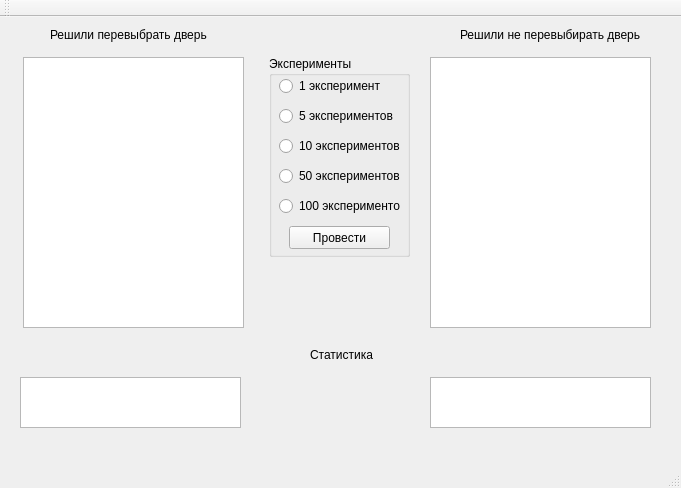
<?xml version="1.0" encoding="UTF-8"?>
<ui version="4.0">
 <class>MainWindow</class>
 <widget class="QMainWindow" name="MainWindow">
  <property name="geometry">
   <rect>
    <x>0</x>
    <y>0</y>
    <width>681</width>
    <height>488</height>
   </rect>
  </property>
  <property name="windowTitle">
   <string>MainWindow</string>
  </property>
  <widget class="QWidget" name="centralWidget">
   <widget class="QPlainTextEdit" name="yesChange">
    <property name="geometry">
     <rect>
      <x>23</x>
      <y>40</y>
      <width>221</width>
      <height>271</height>
     </rect>
    </property>
   </widget>
   <widget class="QPlainTextEdit" name="noChange">
    <property name="geometry">
     <rect>
      <x>430</x>
      <y>40</y>
      <width>221</width>
      <height>271</height>
     </rect>
    </property>
   </widget>
   <widget class="QLabel" name="yesLabel">
    <property name="geometry">
     <rect>
      <x>50</x>
      <y>10</y>
      <width>201</width>
      <height>16</height>
     </rect>
    </property>
    <property name="text">
     <string>Решили перевыбрать дверь</string>
    </property>
   </widget>
   <widget class="QLabel" name="noLabel">
    <property name="geometry">
     <rect>
      <x>460</x>
      <y>10</y>
      <width>201</width>
      <height>16</height>
     </rect>
    </property>
    <property name="text">
     <string>Решили не перевыбирать дверь</string>
    </property>
   </widget>
   <widget class="QGroupBox" name="experiment">
    <property name="geometry">
     <rect>
      <x>269</x>
      <y>39</y>
      <width>141</width>
      <height>201</height>
     </rect>
    </property>
    <property name="title">
     <string>Эксперименты</string>
    </property>
    <widget class="QRadioButton" name="plusOne">
     <property name="geometry">
      <rect>
       <x>10</x>
       <y>20</y>
       <width>121</width>
       <height>20</height>
      </rect>
     </property>
     <property name="text">
      <string>1 эксперимент</string>
     </property>
    </widget>
    <widget class="QRadioButton" name="plusFive">
     <property name="geometry">
      <rect>
       <x>10</x>
       <y>50</y>
       <width>121</width>
       <height>20</height>
      </rect>
     </property>
     <property name="text">
      <string>5 экспериментов</string>
     </property>
    </widget>
    <widget class="QRadioButton" name="plusTen">
     <property name="geometry">
      <rect>
       <x>10</x>
       <y>80</y>
       <width>121</width>
       <height>20</height>
      </rect>
     </property>
     <property name="text">
      <string>10 экспериментов</string>
     </property>
    </widget>
    <widget class="QRadioButton" name="plusFifty">
     <property name="geometry">
      <rect>
       <x>10</x>
       <y>110</y>
       <width>121</width>
       <height>20</height>
      </rect>
     </property>
     <property name="text">
      <string>50 экспериментов</string>
     </property>
    </widget>
    <widget class="QRadioButton" name="plusFifty_2">
     <property name="geometry">
      <rect>
       <x>10</x>
       <y>140</y>
       <width>121</width>
       <height>20</height>
      </rect>
     </property>
     <property name="text">
      <string>100 экспериментов</string>
     </property>
    </widget>
    <widget class="QPushButton" name="paradocs">
     <property name="enabled">
      <bool>true</bool>
     </property>
     <property name="geometry">
      <rect>
       <x>20</x>
       <y>170</y>
       <width>101</width>
       <height>23</height>
      </rect>
     </property>
     <property name="text">
      <string>Провести</string>
     </property>
     <property name="checkable">
      <bool>false</bool>
     </property>
    </widget>
   </widget>
   <widget class="QPlainTextEdit" name="yesStatistic">
    <property name="geometry">
     <rect>
      <x>20</x>
      <y>360</y>
      <width>221</width>
      <height>51</height>
     </rect>
    </property>
   </widget>
   <widget class="QPlainTextEdit" name="noStatistic">
    <property name="geometry">
     <rect>
      <x>430</x>
      <y>360</y>
      <width>221</width>
      <height>51</height>
     </rect>
    </property>
   </widget>
   <widget class="QLabel" name="Statistic">
    <property name="geometry">
     <rect>
      <x>310</x>
      <y>330</y>
      <width>111</width>
      <height>16</height>
     </rect>
    </property>
    <property name="text">
     <string>Статистика</string>
    </property>
   </widget>
  </widget>
  <widget class="QMenuBar" name="menuBar">
   <property name="geometry">
    <rect>
     <x>0</x>
     <y>0</y>
     <width>681</width>
     <height>21</height>
    </rect>
   </property>
  </widget>
  <widget class="QToolBar" name="mainToolBar">
   <attribute name="toolBarArea">
    <enum>TopToolBarArea</enum>
   </attribute>
   <attribute name="toolBarBreak">
    <bool>false</bool>
   </attribute>
  </widget>
  <widget class="QStatusBar" name="statusBar"/>
 </widget>
 <layoutdefault spacing="6" margin="11"/>
 <resources/>
 <connections/>
</ui>
